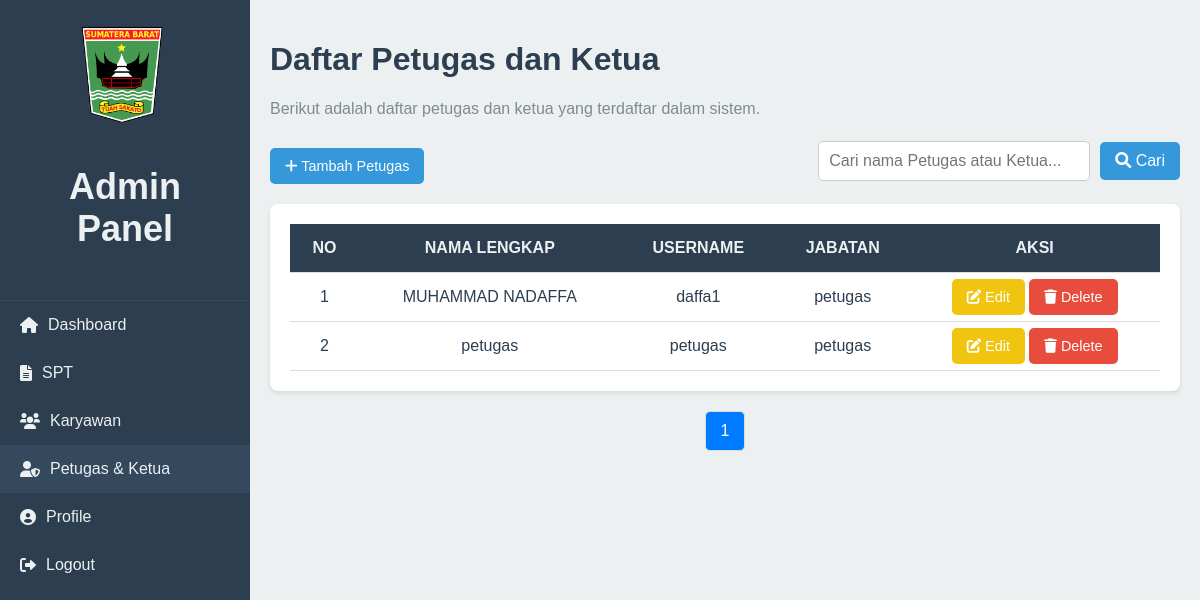
Screenshot of /admin/petugas.php (signed in) with the database file from the repository.
### tables this page shows
CREATE TABLE `users` (
  `id` int(11) NOT NULL,
  `nama_lengkap` varchar(100) NOT NULL,
  `username` varchar(50) NOT NULL,
  `password` varchar(255) NOT NULL,
  `role` enum('admin','petugas') NOT NULL
);

### admin/petugas.php (the view, shortened to what this page needs)
<?php
include '../includes/db_connect.php';
$search = isset($_GET['search']) ? $_GET['search'] : '';
$limit = 10;
$page = isset($_GET['page']) && is_numeric($_GET['page']) ? $_GET['page'] : 1;
$offset = ($page - 1) * $limit;
if (!empty($search)) {
    $result = mysqli_query($conn, "SELECT * FROM users WHERE role IN ('petugas', 'ketua') AND nama_lengkap LIKE '%$search%' ORDER BY nama_lengkap ASC LIMIT $offset, $limit");
} else {
    $result = mysqli_query($conn, "SELECT * FROM users WHERE role IN ('petugas', 'ketua') ORDER BY nama_lengkap ASC LIMIT $offset, $limit");
}
$count_stmt = mysqli_query($conn, "SELECT COUNT(*) AS total FROM users WHERE role IN ('petugas', 'ketua')");
if ($count_row = mysqli_fetch_assoc($count_stmt)) {
    $total_records = $count_row['total'];
    $total_pages = ceil($total_records / $limit);
}
?>
<!DOCTYPE html>
<html lang="en">
<head>
    <link rel="stylesheet" href="../assets/css/all.css">
    <link rel="stylesheet" href="https://cdnjs.cloudflare.com/ajax/libs/font-awesome/6.0.0-beta3/css/all.min.css" />
    <link rel="stylesheet" href="https://cdn.jsdelivr.net/npm/sweetalert2@11/dist/sweetalert2.min.css">
</head>
<body>
    <div class="dashboard">
        <aside class="sidebar">
            <div class="sidebar-header">
                <img src="../assets/images/logo.png" alt="Logo" class="logo">
                <h2>Admin Panel</h2>
            </div>
            <ul class="menu">
                <li><a href="dashboard_admin.php"><i class="fas fa-home"></i> Dashboard</a></li>
                <li><a href="spt.php"><i class="fas fa-file-alt"></i> SPT</a></li>
                <li><a href="karyawan.php"><i class="fas fa-users"></i> Karyawan</a></li>
                <li><a href="petugas.php" class="active"><i class="fas fa-user-shield"></i> Petugas & Ketua</a></li>
                <li><a href="profile.php"><i class="fas fa-user-circle"></i> Profile</a></li>
                <li><a href="../logout.php"><i class="fas fa-sign-out-alt"></i> Logout</a></li>
            </ul>
        </aside>
        <main class="main-content">
            <header>
                <h1>Daftar Petugas dan Ketua</h1>
                <p>Berikut adalah daftar petugas dan ketua yang terdaftar dalam sistem.</p>
            </header>
            <section class="content-data-petugas">
                <div class="actions">
                    <a href="tambah_petugas.php" class="btn-primary"><i class="fas fa-plus"></i> Tambah Petugas</a>
                    <form method="get" action="" class="search-form">
                        <input type="text" name="search" value="<?php echo htmlspecialchars($search); ?>" placeholder="Cari nama Petugas atau Ketua...">
                        <button type="submit"><i class="fas fa-search"></i> Cari</button>
                    </form>
                </div>
                <div class="table-container">
                    <table>
                        <thead>
                            <tr>
                                <th>No</th>
                                <th>Nama Lengkap</th>
                                <th>Username</th>
                                <th>Jabatan</th>
                                <th>Aksi</th>
                            </tr>
                        </thead>
                        <tbody>
                            <?php $no = 1; while ($row = mysqli_fetch_assoc($result)) { ?>
                                <tr>
                                    <td><?php echo $no++; ?></td>
                                    <td><?php echo $row['nama_lengkap']; ?></td>
                                    <td><?php echo $row['username']; ?></td>
                                    <td><?php echo $row['role']; ?></td>
                                    <td>
                                        <a href="edit_petugas.php?id=<?php echo $row['id']; ?>" class="btn-edit"><i class="fas fa-edit"></i> Edit</a>
                                        <a href="#" class="btn-delete" onclick="confirmDelete(<?php echo $row['id']; ?>)"><i class="fas fa-trash"></i> Delete</a>
                                    </td>
                                </tr>
                                <?php } ?>
                        </tbody>
                    </table>
                </div>
                <div class="pagination">
                    <?php for ($i = 1; $i <= $total_pages; $i++) { ?>
                        <a href="?page=<?php echo $i; ?>&search=<?php echo urlencode($search); ?>" class="<?php echo ($i == $page) ? 'active' : ''; ?>">
                            <?php echo $i; ?>
                        </a>
                    <?php } ?>
                </div>
            </section>
        </main>
    </div>
</body>
</html>

### assets/css/all.css (style rules this page uses)
body { margin: 0; font-family: 'Arial', sans-serif; background-color: #f4f4f4; }
.dashboard { display: flex; height: 100vh; }
.sidebar { width: 250px; background-color: #2c3e50; color: #ecf0f1; box-shadow: 2px 0 5px rgba(0, 0, 0, 0.1); flex-direction: column; justify-content: space-between; }
.sidebar-header { padding: 20px; text-align: center; font-size: 1.5rem; font-weight: bold; border-bottom: 1px solid #34495e; }
.menu { list-style: none; padding: 0; margin: 0; }
.menu li { width: 100%; }
.menu li a { text-decoration: none; color: #ecf0f1; padding: 15px 20px; display: flex; align-items: center; transition: background-color 0.3s ease; }
.menu li a:hover, .menu li a.active { background-color: #34495e; }
.menu li a i { margin-right: 10px; }
.main-content { flex: 1; padding: 20px; background-color: #ecf0f1; overflow-y: auto; }
header { margin-bottom: 20px; }
header h1 { font-size: 2rem; color: #2c3e50; }
header p { color: #7f8c8d; font-size: 1rem; }
.btn-primary, .btn-secondary { text-decoration: none; padding: 10px 15px; border-radius: 5px; color: #fff; font-size: 0.9rem; transition: background-color 0.3s ease; display: inline-block; margin-top: 10px; }
.btn-primary { background-color: #3498db; }
.btn-primary { text-decoration: none; padding: 10px 20px; border-radius: 5px; color: #fff; font-size: 0.9rem; background-color: #2980b9; transition: background-color 0.3s ease, transform 0.3s ease; }
.table-container { background: #fff; border-radius: 8px; padding: 20px; box-shadow: 0 2px 4px rgba(0, 0, 0, 0.1); overflow-x: auto; margin-top: 10px; }
table { width: 100%; border-collapse: collapse; text-align: left; }
table th, table td { padding: 15px; border-bottom: 1px solid #ddd; }
table th { background-color: #2c3e50; color: #ecf0f1; text-transform: uppercase; font-weight: bold; text-align: center; }
table td { color: #2c3e50; text-align: center; }
.active { background-color: #34495e; }
.actions { margin-bottom: 20px; display: flex; justify-content: space-between; align-items: center; gap: 20px; }
.actions .btn-primary, .btn-edit, .btn-delete, .btn-success { text-decoration: none; padding: 10px 15px; border-radius: 5px; color: #fff; font-size: 0.9rem; transition: background-color 0.3s ease; }
.btn-edit { background-color: #f1c40f; }
.btn-delete { background-color: #e74c3c; }
.search-form { display: flex; justify-content: flex-end; align-items: center; gap: 10px; }
.search-form input { padding: 10px; border: 1px solid #ccc; border-radius: 5px; font-size: 1rem; color: #2c3e50; outline: none; width: 250px; }
.search-form button { padding: 10px 15px; background-color: #3498db; border: none; color: white; border-radius: 5px; font-size: 1rem; cursor: pointer; }
.btn-primary, .btn-secondary { padding: 10px 15px; border-radius: 5px; text-decoration: none; color: #fff; }
.main-content { flex: 1; padding: 20px; background-color: #ecf0f1; }
header p { color: #7f8c8d; }

### admin/petugas.php (style rules this page uses)
.pagination { display: flex; justify-content: center; margin: 20px 0; }
.pagination a { margin: 0 5px; padding: 10px 15px; border: 1px solid #ddd; border-radius: 5px; text-decoration: none; color: #333; transition: background-color 0.3s, color 0.3s; }
.pagination .active { background-color: #007bff; color: white; pointer-events: none; }
.logo { width: 100px; height: 100px; margin: 5px; }

### rows the page displays
users: nama_lengkap "MUHAMMAD NADAFFA", username "daffa1", role "petugas"
users: nama_lengkap "petugas", username "petugas", role "petugas"
